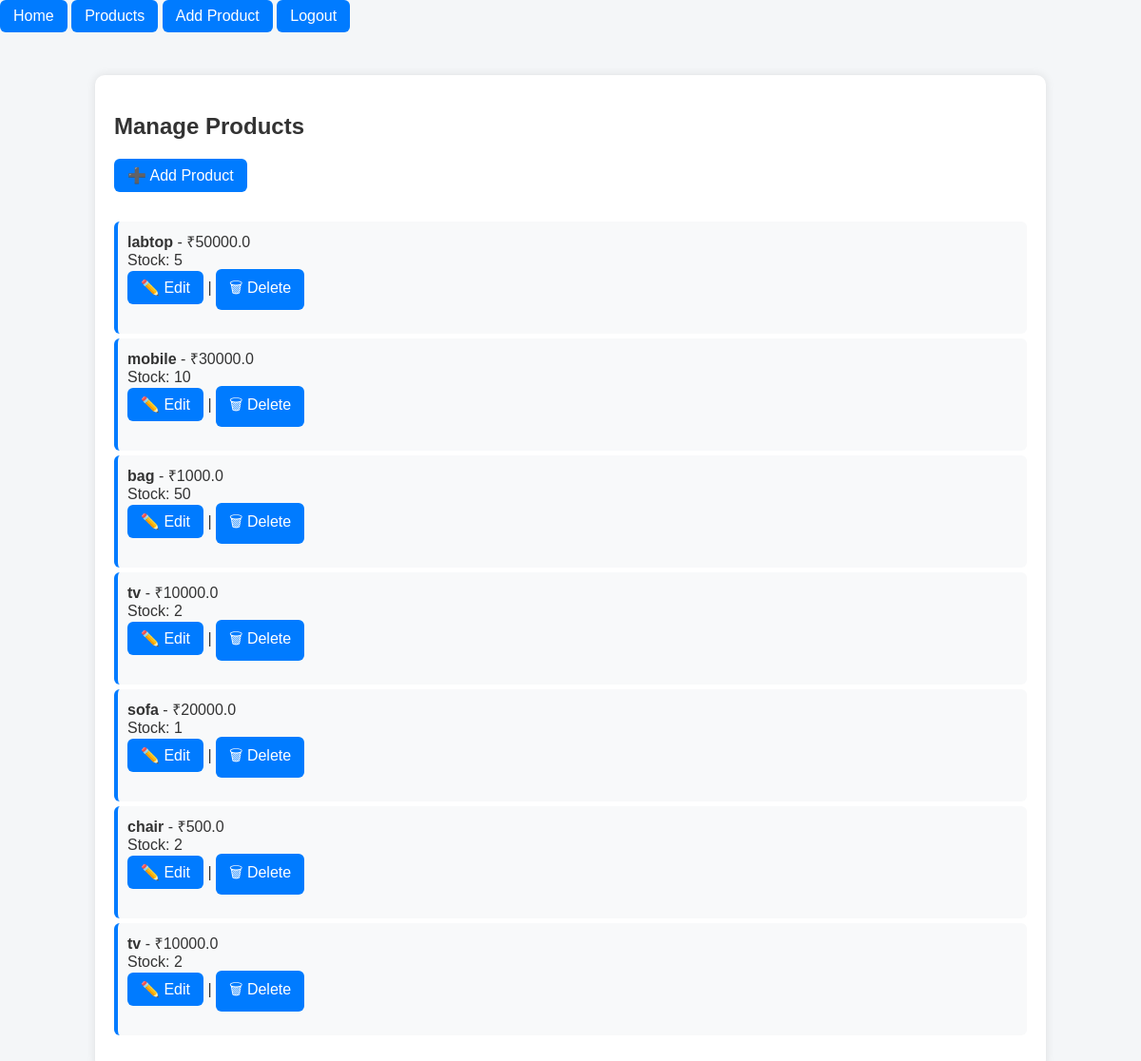
The page /products (signed in) on the database its author committed.
### models.py (models this page shows)
class Product(db.Model):
    id = db.Column(db.Integer, primary_key=True)
    name = db.Column(db.String(150), nullable=False)
    price = db.Column(db.Float, nullable=False)
    description = db.Column(db.Text, nullable=True)
    stock = db.Column(db.Integer, default=0)

### routes.py (the view)
@main.route('/products')
@login_required
def products():
    products = Product.query.all()
    return render_template('products.html', products=products)

### app.py (called while the page is built)
@login_manager.user_loader
def load_user(user_id):
    return User.query.get(int(user_id))

### templates/products.html
{% extends 'base.html' %}
{% block content %}
<h2>Manage Products</h2>
<p><a href="{{ url_for('main.add_product') }}">➕ Add Product</a></p>
<ul>
    {% for product in products %}
        <li>
            <strong>{{ product.name }}</strong> - ₹{{ product.price }} <br>
            Stock: {{ product.stock }} <br>
            <a href="{{ url_for('main.edit_product', product_id=product.id) }}">✏️ Edit</a> |
            <a href="{{ url_for('main.delete_product', product_id=product.id) }}"
               onclick="return confirm('Are you sure you want to delete this product?');">🗑 Delete</a>
        </li>
    {% else %}
        <li>No products found.</li>
    {% endfor %}
</ul>
{% endblock %}

### static/css/style1.css (style rules this page uses)
body { font-family: Arial, sans-serif; background-color: #f4f6f8; color: #333; margin: 0; padding: 0; }
a { display: inline-block; padding: 8px 14px; margin-bottom: 15px; background-color: #007BFF; color: white; text-decoration: none; border-radius: 6px; transition: 0.3s ease; }
ul { list-style-type: none; padding: 0; }
ul li { background-color: #f8f9fa; margin: 5px 0; padding: 10px; border-radius: 6px; border-left: 4px solid #007BFF; }

### rows shown on the page
Product: name "labtop", price "50000.0", stock "5"
Product: name "mobile", price "30000.0", stock "10"
Product: name "bag", price "1000.0", stock "50"
Product: name "tv", price "10000.0", stock "2"
Product: name "sofa", price "20000.0", stock "1"
Product: name "chair", price "500.0", stock "2"
Product: name "tv", price "10000.0", stock "2"
